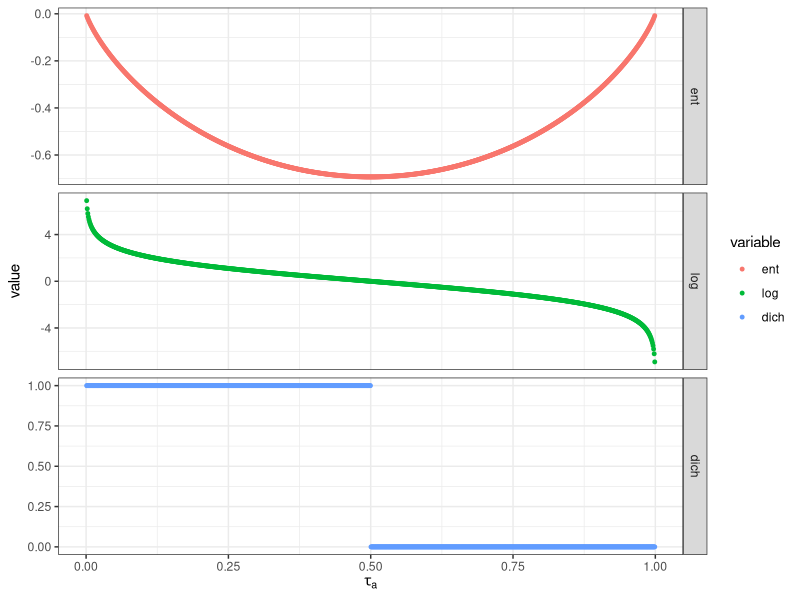

Write the R code that produced this figure.
N = 1000

df.coord = data.frame('tau_a' = seq(0, 1, length.out = N))
df.coord$tau_b = 1 - df.coord$tau_a

df.coord = df.coord[apply(df.coord,1,prod) != 0,]

xlog = function(x) sum(x * log(x))
logR = function(x) log(x[2]/x[1])
dich = function(x) as.numeric(x[1] < x[2])


df = data.frame(
  df.coord,
  'ent' = apply(df.coord, 1, xlog),
  'log' = apply(df.coord, 1, logR),
  'dich' = apply(df.coord, 1, dich))

library(ggplot2)
library(reshape2)

d = melt(df, id.vars = c('tau_a', 'tau_b'))
ggplot(data=d) + 
  geom_point(aes(x=tau_a, y=value, col=variable), size=1) + 
  xlab(expression(tau[a])) + facet_grid('variable~.', scales ='free') + theme_bw()


